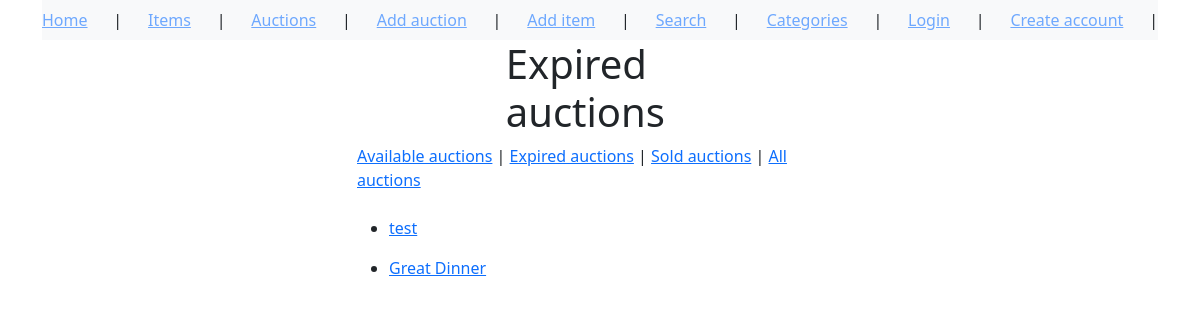
Before: /auctions/?status=expired with the older database file.
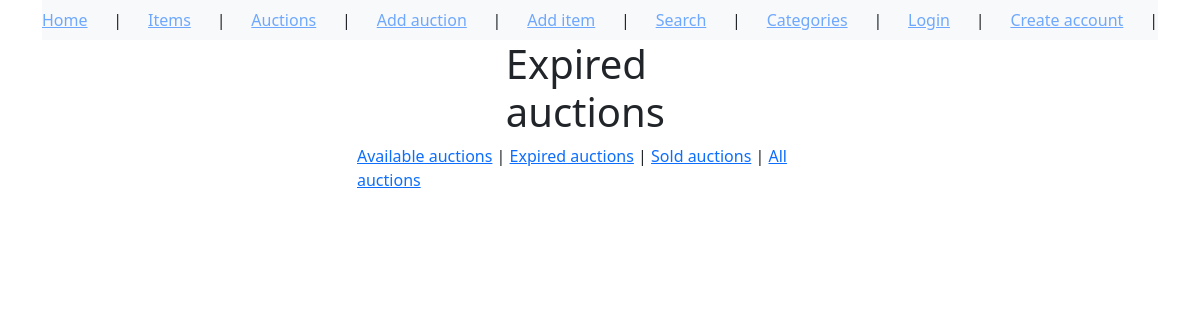
After: the same page with the newer database file.
### auctions/models.py (models this page shows, shortened)
class Auction(models.Model):
    CHOICES = (
        ('available', 'available'),
        ('expired', 'expired'),
        ('sold', 'sold'),
    )
    id = models.UUIDField(
        default=uuid.uuid4,
        unique=True,
        primary_key=True,
        editable=False
    )
    name = models.CharField(max_length=255)
    item = models.ForeignKey(Item, on_delete=models.CASCADE)
    min_price = models.DecimalField(max_digits=10, decimal_places=2)
    buy_now_price = models.DecimalField(max_digits=10, decimal_places=2, null=True, blank=True)
    end_date = models.DateTimeField()
    seller = models.ForeignKey(User, on_delete=models.CASCADE, related_name='seller')
    buyer = models.ForeignKey(User, on_delete=models.CASCADE, blank=True, related_name='buyer', null=True)
    status = models.CharField(choices=CHOICES, default='available', max_length=64)

### auctions/views.py (the view)
# urls.py: path('auctions/', auctions.AuctionsList.as_view()),
class AuctionsList(ListView):
    model = Auction
    context_object_name = 'auctions'
    paginate_by = 10
    ordering = '-end_date'
    def get_context_data(self, **kwargs):
        context = super().get_context_data(**kwargs)    # Get default context data
        for auction in context['auctions']:
            if auction.status == 'available':
                if auction.end_date < timezone.now():   # Check if end date is past
                    auction.status = 'expired'
                    auction.save()
                if auction.end_date < timezone.now() and auction.bid_set.count() > 0:
                    auction.status = 'sold'
                    auction.save()
        return context
    def get_template_names(self, **kwargs):
        status = self.request.GET.get('status')     # Get status parameter from the request
        if status == 'expired':
            return 'auctions/expired_auction_list.html'
        elif status == 'available':
            return 'auctions/available_auction_list.html'
        elif status == 'sold':
            return 'auctions/sold_auction_list.html'
        else:
            return 'auctions/auction_list.html'

### templates/auctions/expired_auction_list.html (shortened to what this page needs)
{% extends 'auctions/base_template.html' %}
{% block content %}
<div id="content", name="content", class="main">
    <div class="row justify-content-center">
        <div class="col-5">
<h1>Expired auctions</h1>
</div>
</div>
</div>
<div id="content", name="content", class="main">
    <div class="row justify-content-center">
        <div class="col-15">
<a href="/auctions/?status=available">Available auctions</a> |
<a href="/auctions/?status=expired">Expired auctions</a> |
<a href="/auctions/?status=sold">Sold auctions</a> |
<a href="/auctions">All auctions</a>
</div>
</div>
</div><br>
{% for auction in auctions %}
{% if auction.status == 'expired' %}
<ul>
<li><a href="/auction/{{ auction.id }}">{{ auction.name }}</a> <br></li>
</ul>
{% endif %}
{% endfor %}
{% endblock %}

Changed rows visible on the page:
removed Auction: name "test"
removed Auction: name "Great Dinner"
